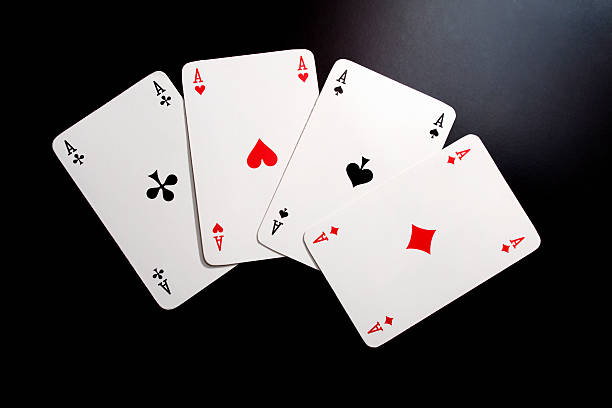
#> input picture Resources/cards.jpg, 612 x 408 px
$ python chapter5.py
#> lines starting #> are read from the running program, lines starting #| are printed output that depends on the picture
import cv2
import numpy as np

img = cv2.imread("Resources/cards.jpg")
#> img is the input picture: shape (408, 612, 3); mean B, G, R 88.8, 87.6, 90.3
print(img.shape)
#| (408, 612, 3)

#  cv2.line(img, (302, 236), (370, 350), (255, 0, 0), 2)
#  cv2.line(img, (475, 130), (546, 245), (0, 255, 0), 2)

width, height = 250, 350
pts1 = np.float32([[302, 236], [370, 350], [475, 130], [546, 245]])  # The 4 points of a card on card.jpg
pts2 = np.float32([[0, 0], [width, 0], [0, height], [width, height]])  # Points of the same card in other perspective
matrix = cv2.getPerspectiveTransform(pts1, pts2)  # This function transform you matrix perspective based on your points
imgOutput = cv2.warpPerspective(img, matrix, (width, height))  # Gets the warp perspective to the matrix
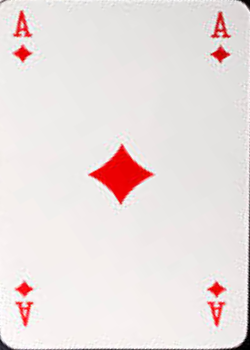
#> imgOutput: shape (350, 250, 3); mean B, G, R 223.6, 224.7, 234.8

cv2.imshow("Original", img)
cv2.imshow("Warp", imgOutput)

cv2.waitKey(0)
